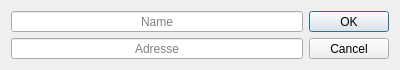
<?xml version="1.0" encoding="UTF-8"?>
<ui version="4.0">
 <class>editBookmarksDialog</class>
 <widget class="QDialog" name="editBookmarksDialog">
  <property name="geometry">
   <rect>
    <x>0</x>
    <y>0</y>
    <width>400</width>
    <height>70</height>
   </rect>
  </property>
  <property name="sizePolicy">
   <sizepolicy hsizetype="Fixed" vsizetype="Fixed">
    <horstretch>0</horstretch>
    <verstretch>0</verstretch>
   </sizepolicy>
  </property>
  <property name="minimumSize">
   <size>
    <width>400</width>
    <height>70</height>
   </size>
  </property>
  <property name="maximumSize">
   <size>
    <width>400</width>
    <height>70</height>
   </size>
  </property>
  <property name="windowTitle">
   <string>Dialog</string>
  </property>
  <layout class="QGridLayout" name="gridLayout">
   <item row="0" column="0">
    <widget class="QLineEdit" name="lineName">
     <property name="toolTip">
      <string>Name</string>
     </property>
     <property name="whatsThis">
      <string>Name des Lesezeichens</string>
     </property>
     <property name="alignment">
      <set>Qt::AlignCenter</set>
     </property>
     <property name="placeholderText">
      <string>Name</string>
     </property>
    </widget>
   </item>
   <item row="0" column="1" rowspan="2">
    <widget class="QDialogButtonBox" name="buttonBox">
     <property name="orientation">
      <enum>Qt::Vertical</enum>
     </property>
     <property name="standardButtons">
      <set>QDialogButtonBox::Cancel|QDialogButtonBox::Ok</set>
     </property>
    </widget>
   </item>
   <item row="1" column="0">
    <widget class="QLineEdit" name="lineAdresse">
     <property name="contextMenuPolicy">
      <enum>Qt::NoContextMenu</enum>
     </property>
     <property name="toolTip">
      <string>Adresse</string>
     </property>
     <property name="whatsThis">
      <string>Adresse des Lesezeichens</string>
     </property>
     <property name="alignment">
      <set>Qt::AlignCenter</set>
     </property>
     <property name="placeholderText">
      <string>Adresse</string>
     </property>
    </widget>
   </item>
  </layout>
 </widget>
 <resources/>
 <connections>
  <connection>
   <sender>buttonBox</sender>
   <signal>accepted()</signal>
   <receiver>editBookmarksDialog</receiver>
   <slot>accept()</slot>
   <hints>
    <hint type="sourcelabel">
     <x>248</x>
     <y>254</y>
    </hint>
    <hint type="destinationlabel">
     <x>157</x>
     <y>274</y>
    </hint>
   </hints>
  </connection>
  <connection>
   <sender>buttonBox</sender>
   <signal>rejected()</signal>
   <receiver>editBookmarksDialog</receiver>
   <slot>reject()</slot>
   <hints>
    <hint type="sourcelabel">
     <x>316</x>
     <y>260</y>
    </hint>
    <hint type="destinationlabel">
     <x>286</x>
     <y>274</y>
    </hint>
   </hints>
  </connection>
 </connections>
</ui>
